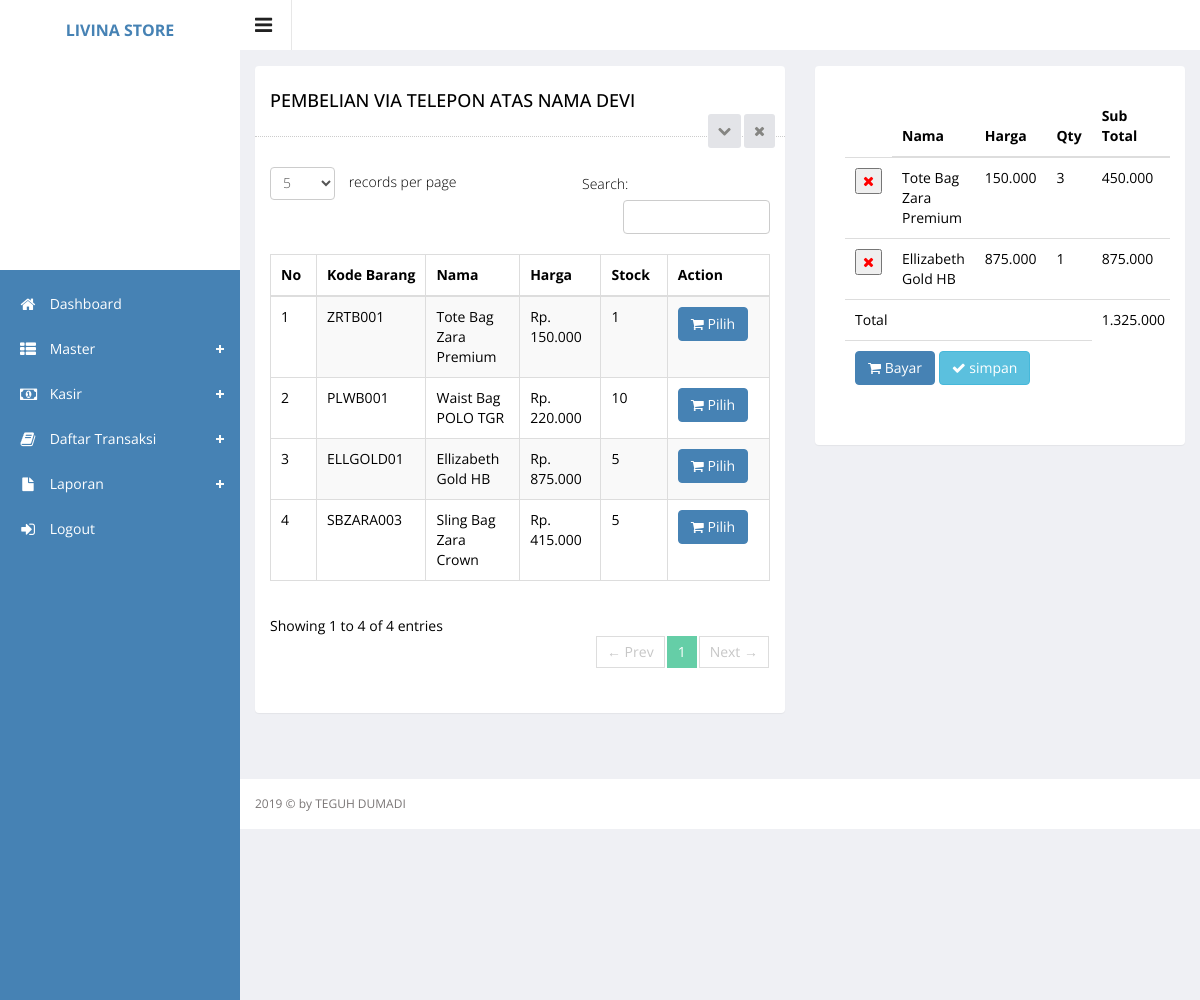
Before: /index.php?hal=ubah_pesan_telpon&id_customer=3 (signed in) with the older database file.
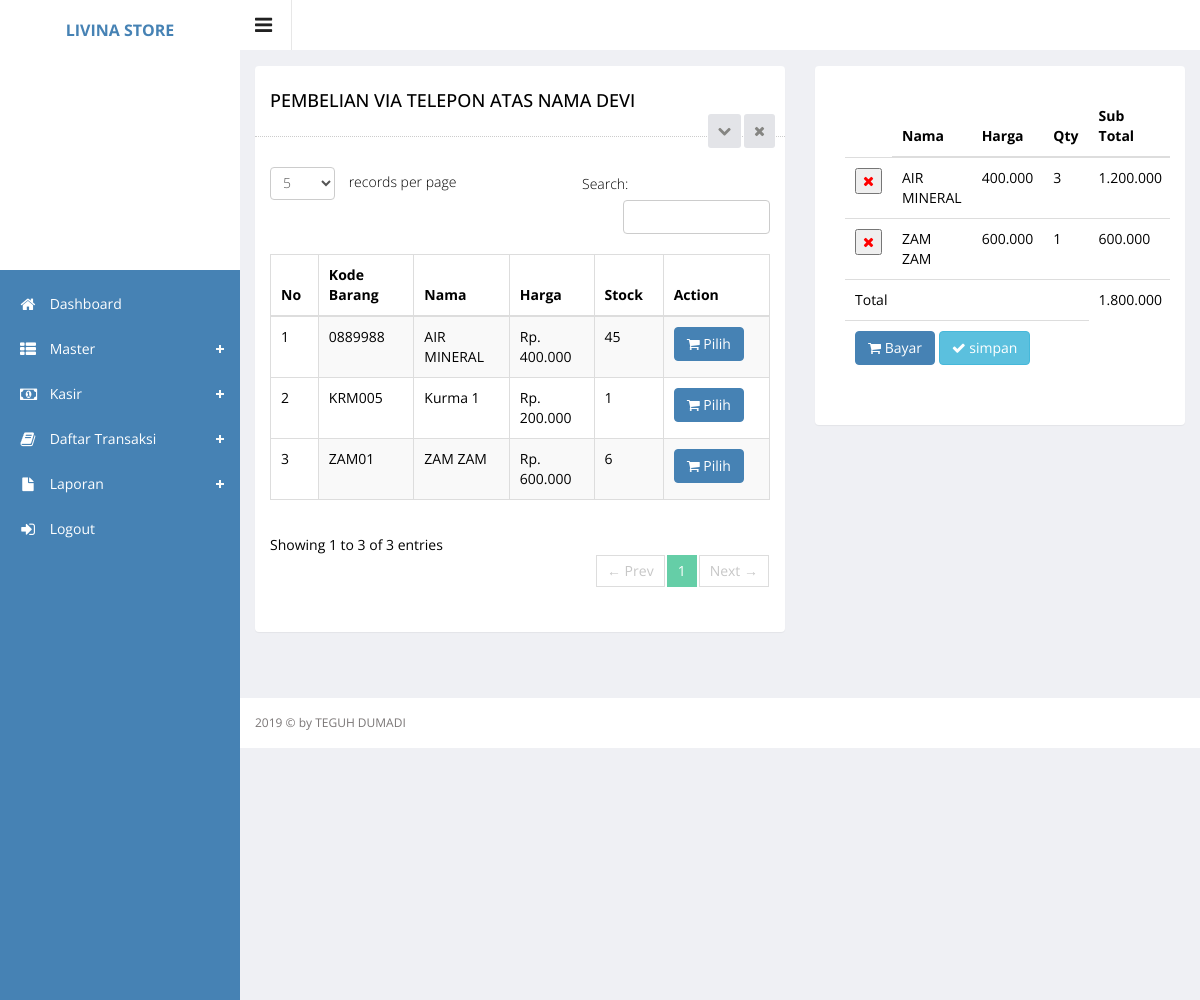
After: the same page with the newer database file.
### tables this page shows
CREATE TABLE `barang` (
  `id` int(11) NOT NULL,
  `kdbrg` varchar(50) NOT NULL,
  `nmbrg` varchar(100) NOT NULL,
  `harga` int(11) NOT NULL,
  `stock` int(11) NOT NULL,
  `tanggal` datetime NOT NULL,
  `category_id` int(11) NOT NULL,
  `id_satuan` int(11) NOT NULL,
  `total_terjual` varchar(50) NOT NULL
);

CREATE TABLE `keranjang_telepon` (
  `id_keranjang` int(11) NOT NULL,
  `id_barang` int(11) NOT NULL,
  `id_session` varchar(100) NOT NULL,
  `id_customer` int(11) NOT NULL,
  `tgl_keranjang` datetime NOT NULL,
  `jam_keranjang` text NOT NULL,
  `qty` int(11) NOT NULL,
  `status` int(3) NOT NULL
);

### ubah_pesan_telpon.php (the view, shortened to what the changed rows need)
<?php
include "config.php";
$id_customer = $_GET['id_customer'];
$Rcustomer= $connect->query("SELECT * FROM customer WHERE id_customer = '$id_customer' ");
$ambildata = mysqli_fetch_array($Rcustomer);
$nama = $ambildata['nama_pembeli'];
 ?>
       <div class="wrapper">
    <div class="row">
        <div class="col-sm-7">
            <section class="panel">
                <header class="panel-heading">
                    <h4>Pembelian Via Telepon Atas Nama <?=$nama;?></h4>
                    <span class="tools pull-right">
                        <a href="javascript:;" class="fa fa-chevron-down"></a>
                        <a href="javascript:;" class="fa fa-times"></a>
                     </span>
                </header>
                <div class="panel-body">
                    <div class="adv-table editable-table ">
                        <div class="clearfix">
                            <div class="btn-group pull-right">
                            </div>
                        </div>
                        <table class="table table-striped table-hover table-bordered" id="editable-sample">
                            <thead>
                            <tr>
                                <th width="5%">No</th>
                                <th width="20%">Kode Barang</th>
                                <th width="20%">Nama</th>
                                <th width="15%">Harga</th>
                                <th width="15%">Stock</th>
                                <th width="10%">Action</th>
                            </tr>
                            </thead>
                            <tbody>
                            <?php
                            $no = 1;
                            $queryProduct = $connect->query("SELECT barang.id, barang.kdbrg, barang.nmbrg, barang.harga, barang.stock, category.category_id, category.category_name, satuan.id_satuan, satuan.nmsatuan
                             FROM barang
                             JOIN category ON barang.category_id = category.category_id
                             JOIN satuan ON barang.id_satuan = satuan.id_satuan
                             ORDER BY id DESC");
                            while ($rowProduct = mysqli_fetch_array($queryProduct)) {
                                ?>
                                 <tr class="">
                                    <td><?php echo $no++ ?></td>
                                    <td><?php echo $rowProduct['kdbrg'] ?></td>
                                    <td><?php echo $rowProduct['nmbrg'] ?></td>
                                    <td>Rp. <?php echo number_format($rowProduct['harga'], 0, ',', '.'); ?></td>
                                    <td><?php echo $rowProduct['stock'] ?></td>
                                    <td>
                                        <form action="" method="POST">
                                            <button class="btn btn-primary" type="submit" name="pilih"><i class="fa fa-shopping-cart" aria-hidden="true"></i>
                                                Pilih
                                            </button>
                                         </form>
                                    </td>
                                </tr>
                            <?php } ?>
                            </tbody>
                        </table>
                    </div>
                </div>
            </section>
        </div>
           <div class="col-md-5">
            <div class="panel">
                <div class="panel-body">
                    <div class="blog-post">
                        <div class="media">
                            <div class="panel-body">
                                <table class="table">
                                    <thead>
                                    <tr>
                                        <td></td>
                                        <th>Nama</th>
                                        <th>Harga</th>
                                        <th>Qty</th>
                                        <th>Sub Total</th>
                                    </tr>
                                    </thead>
                                    <tbody>
                                    <?php
                                    $query = "SELECT keranjang_telepon.id_keranjang, keranjang_telepon.id_session, keranjang_telepon.tgl_keranjang, keranjang_telepon.jam_keranjang, keranjang_telepon.qty,
                        barang.id, barang.kdbrg, barang.nmbrg, barang.harga, barang.stock
                        FROM keranjang_telepon
                        JOIN barang ON keranjang_telepon.id_barang = barang.id
                        WHERE  id_customer=$id_customer AND status = 1 ";
                                    $result = mysqli_query($connect, $query);
                                    $total = 0;
                                    while ($data = mysqli_fetch_array($result)) {
                                        $sub_total = +$data['harga'] * $data['qty'];
                                        $total += $sub_total;
                                        ?>
                                        <tr>
                                            <td>
                                                <form action="" method="POST">
                                                     <button type="submit" name="hapus"><i
                                                          class="fa fa-times" style="color: red"></i></button>
                                                </form>
                                            </td>
                                            <td>
                                                <?php echo $data['nmbrg'] ?></td>
                                            <td><?php echo number_format($data['harga'], 0, ',', '.'); ?></td>
                                            <td><?php echo $data['qty']; ?></td>
                                            <td><?php echo number_format($sub_total, 0, ',', '.'); ?></td>
                                        </tr>
                                    <?php } ?>
                                    <tr>
                                        <td colspan="4">
                                            Total
                                        </td>
                                        <td>
                                            <?php echo number_format($total, 0, ',', '.'); ?>
                                        </td>
                                    </tr>
                                    <tr>
                                        <td colspan="4" align="reight">
                                            <button class="btn btn-primary" type="submit" data-toggle="modal"
                                                    data-target="#myModal"><i class="fa fa-shopping-cart"></i> Bayar
                                            </button>
                                            <a href="via_telpon_simpan.php?&id_customer=<?=$id_customer;?>">
                                             <button class="btn btn-info" type="submit" name="simpan" id="simpan"><i class="fa fa-check"></i> simpan
                                            </button></a>
                                        </td>
                                    </tr>
                                    </tbody>
                                </table>
                            </div>
                        </div>
                    </div>
                </div>
            </div>
        </div>
    </div>
</div>

Changed rows visible on the page:
removed barang: kdbrg "SBZARA003", nmbrg "Sling Bag Zara Crown", harga "415.000", stock "5"
changed barang: kdbrg "ZRTB001" → "0889988"; nmbrg "Tote Bag Zara Premium" → "AIR MINERAL"; harga "150.000" → "400.000"; stock "1" → "45"
changed barang: kdbrg "PLWB001" → "KRM005"; nmbrg "Waist Bag POLO TGR" → "Kurma 1"; harga "220.000" → "200.000"; stock "10" → "1"
changed barang: kdbrg "ELLGOLD01" → "ZAM01"; nmbrg "Ellizabeth Gold HB" → "ZAM ZAM"; harga "875.000" → "600.000"; stock "5" → "6"
changed through a linked row, keranjang_telepon: id_barang.nmbrg "Tote Bag Zara Premium" → "AIR MINERAL"; id_barang.harga "150.000" → "400.000"; sub_total "450.000" → "1.200.000"
changed through a linked row, keranjang_telepon: id_barang.nmbrg "Ellizabeth Gold HB" → "ZAM ZAM"; id_barang.harga "875.000" → "600.000"; sub_total "875.000" → "600.000"
Other visible differences:
text written by a page script: "records per page Search: Showing 1 to 4 of 4 entries ← Prev 1 Next →" → "records per page Search: Showing 1 to 3 of 3 entries ← Prev 1 Next →"
$total: "1.325.000" → "1.800.000"
